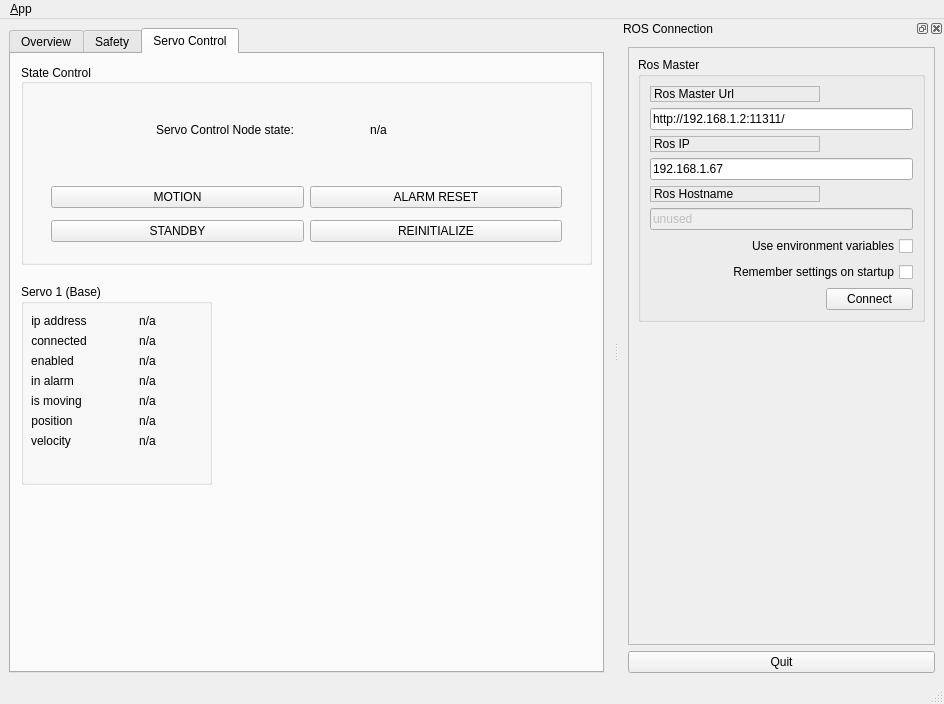
<?xml version="1.0" encoding="UTF-8"?>
<ui version="4.0">
 <class>MainWindowDesign</class>
 <widget class="QMainWindow" name="MainWindowDesign">
  <property name="geometry">
   <rect>
    <x>0</x>
    <y>0</y>
    <width>944</width>
    <height>704</height>
   </rect>
  </property>
  <property name="windowTitle">
   <string>QRosApp</string>
  </property>
  <property name="windowIcon">
   <iconset resource="../resources/images.qrc">
    <normaloff>:/images/icon.png</normaloff>:/images/icon.png</iconset>
  </property>
  <property name="locale">
   <locale language="English" country="Australia"/>
  </property>
  <widget class="QWidget" name="centralwidget">
   <layout class="QHBoxLayout">
    <item>
     <widget class="QTabWidget" name="tab_manager">
      <property name="sizePolicy">
       <sizepolicy hsizetype="Expanding" vsizetype="Expanding">
        <horstretch>0</horstretch>
        <verstretch>0</verstretch>
       </sizepolicy>
      </property>
      <property name="minimumSize">
       <size>
        <width>100</width>
        <height>0</height>
       </size>
      </property>
      <property name="locale">
       <locale language="English" country="Australia"/>
      </property>
      <property name="currentIndex">
       <number>2</number>
      </property>
      <widget class="QWidget" name="tab">
       <attribute name="title">
        <string>Overview</string>
       </attribute>
       <widget class="QGroupBox" name="groupBox_nodes">
        <property name="geometry">
         <rect>
          <x>10</x>
          <y>10</y>
          <width>571</width>
          <height>191</height>
         </rect>
        </property>
        <property name="title">
         <string>Nodes</string>
        </property>
        <widget class="QWidget" name="gridLayoutWidget">
         <property name="geometry">
          <rect>
           <x>10</x>
           <y>50</y>
           <width>551</width>
           <height>127</height>
          </rect>
         </property>
         <layout class="QGridLayout" name="gridLayout_node_states">
          <item row="1" column="0">
           <widget class="QLabel" name="label_safety_node_state_">
            <property name="font">
             <font>
              <family>Ubuntu</family>
              <weight>50</weight>
              <bold>false</bold>
             </font>
            </property>
            <property name="text">
             <string>Safety</string>
            </property>
            <property name="alignment">
             <set>Qt::AlignCenter</set>
            </property>
           </widget>
          </item>
          <item row="1" column="1">
           <widget class="QLabel" name="label_safety_node_state">
            <property name="text">
             <string>n/a</string>
            </property>
            <property name="alignment">
             <set>Qt::AlignCenter</set>
            </property>
           </widget>
          </item>
          <item row="0" column="1">
           <widget class="QLabel" name="label_node_states_state_">
            <property name="font">
             <font>
              <weight>50</weight>
              <bold>false</bold>
             </font>
            </property>
            <property name="text">
             <string>STATE</string>
            </property>
            <property name="alignment">
             <set>Qt::AlignCenter</set>
            </property>
           </widget>
          </item>
          <item row="2" column="0">
           <widget class="QLabel" name="label_servos_node_state_">
            <property name="font">
             <font>
              <family>Ubuntu</family>
              <weight>50</weight>
              <bold>false</bold>
             </font>
            </property>
            <property name="text">
             <string>Servo Control</string>
            </property>
            <property name="alignment">
             <set>Qt::AlignCenter</set>
            </property>
           </widget>
          </item>
          <item row="2" column="1">
           <widget class="QLabel" name="label_servos_node_state">
            <property name="text">
             <string>n/a</string>
            </property>
            <property name="alignment">
             <set>Qt::AlignCenter</set>
            </property>
           </widget>
          </item>
          <item row="0" column="0">
           <widget class="QLabel" name="label_node_states_node_">
            <property name="font">
             <font>
              <weight>50</weight>
              <bold>false</bold>
             </font>
            </property>
            <property name="text">
             <string>NODE </string>
            </property>
            <property name="alignment">
             <set>Qt::AlignCenter</set>
            </property>
           </widget>
          </item>
         </layout>
        </widget>
       </widget>
      </widget>
      <widget class="QWidget" name="tab_safety">
       <attribute name="title">
        <string>Safety</string>
       </attribute>
       <widget class="QGroupBox" name="groupBox_safety_state_control">
        <property name="geometry">
         <rect>
          <x>10</x>
          <y>10</y>
          <width>571</width>
          <height>201</height>
         </rect>
        </property>
        <property name="sizePolicy">
         <sizepolicy hsizetype="Preferred" vsizetype="Preferred">
          <horstretch>0</horstretch>
          <verstretch>0</verstretch>
         </sizepolicy>
        </property>
        <property name="title">
         <string>State Control</string>
        </property>
        <property name="alignment">
         <set>Qt::AlignLeading|Qt::AlignLeft|Qt::AlignVCenter</set>
        </property>
        <widget class="QWidget" name="gridLayoutWidget_2">
         <property name="geometry">
          <rect>
           <x>30</x>
           <y>110</y>
           <width>511</width>
           <height>81</height>
          </rect>
         </property>
         <layout class="QGridLayout" name="gridLayout_2">
          <property name="horizontalSpacing">
           <number>6</number>
          </property>
          <property name="verticalSpacing">
           <number>0</number>
          </property>
          <item row="0" column="0">
           <widget class="QPushButton" name="pushButton_safety_arm">
            <property name="layoutDirection">
             <enum>Qt::LeftToRight</enum>
            </property>
            <property name="autoFillBackground">
             <bool>false</bool>
            </property>
            <property name="text">
             <string>ARM</string>
            </property>
            <property name="default">
             <bool>false</bool>
            </property>
            <property name="flat">
             <bool>false</bool>
            </property>
           </widget>
          </item>
          <item row="1" column="0">
           <widget class="QPushButton" name="pushButton_safety_disarm">
            <property name="layoutDirection">
             <enum>Qt::LeftToRight</enum>
            </property>
            <property name="autoFillBackground">
             <bool>false</bool>
            </property>
            <property name="text">
             <string>DISARM</string>
            </property>
            <property name="default">
             <bool>false</bool>
            </property>
            <property name="flat">
             <bool>false</bool>
            </property>
           </widget>
          </item>
          <item row="0" column="1">
           <widget class="QPushButton" name="pushButton_safety_reset">
            <property name="layoutDirection">
             <enum>Qt::LeftToRight</enum>
            </property>
            <property name="autoFillBackground">
             <bool>false</bool>
            </property>
            <property name="text">
             <string>SAFETY RESET</string>
            </property>
            <property name="default">
             <bool>false</bool>
            </property>
            <property name="flat">
             <bool>false</bool>
            </property>
           </widget>
          </item>
          <item row="1" column="1">
           <widget class="QPushButton" name="pushButton_safety_reinitialize">
            <property name="layoutDirection">
             <enum>Qt::LeftToRight</enum>
            </property>
            <property name="autoFillBackground">
             <bool>false</bool>
            </property>
            <property name="text">
             <string>REINITIALIZE</string>
            </property>
            <property name="default">
             <bool>false</bool>
            </property>
            <property name="flat">
             <bool>false</bool>
            </property>
           </widget>
          </item>
         </layout>
        </widget>
        <widget class="QWidget" name="gridLayoutWidget_3">
         <property name="geometry">
          <rect>
           <x>140</x>
           <y>40</y>
           <width>291</width>
           <height>51</height>
          </rect>
         </property>
         <layout class="QGridLayout" name="gridLayout_3">
          <item row="0" column="0">
           <widget class="QLabel" name="label_safety_node_state_t_">
            <property name="font">
             <font>
              <family>Ubuntu</family>
              <weight>50</weight>
              <bold>false</bold>
             </font>
            </property>
            <property name="text">
             <string>Safety Node state:</string>
            </property>
            <property name="alignment">
             <set>Qt::AlignCenter</set>
            </property>
           </widget>
          </item>
          <item row="0" column="1">
           <widget class="QLabel" name="label_safety_node_state_t">
            <property name="text">
             <string>n/a</string>
            </property>
            <property name="alignment">
             <set>Qt::AlignCenter</set>
            </property>
           </widget>
          </item>
         </layout>
        </widget>
       </widget>
      </widget>
      <widget class="QWidget" name="tab_servo_control">
       <attribute name="title">
        <string>Servo Control</string>
       </attribute>
       <widget class="QGroupBox" name="groupBox_servo_state_control">
        <property name="geometry">
         <rect>
          <x>10</x>
          <y>10</y>
          <width>571</width>
          <height>201</height>
         </rect>
        </property>
        <property name="sizePolicy">
         <sizepolicy hsizetype="Preferred" vsizetype="Preferred">
          <horstretch>0</horstretch>
          <verstretch>0</verstretch>
         </sizepolicy>
        </property>
        <property name="title">
         <string>State Control</string>
        </property>
        <property name="alignment">
         <set>Qt::AlignLeading|Qt::AlignLeft|Qt::AlignVCenter</set>
        </property>
        <widget class="QWidget" name="gridLayoutWidget_4">
         <property name="geometry">
          <rect>
           <x>30</x>
           <y>110</y>
           <width>511</width>
           <height>81</height>
          </rect>
         </property>
         <layout class="QGridLayout" name="gridLayout_4">
          <property name="horizontalSpacing">
           <number>6</number>
          </property>
          <property name="verticalSpacing">
           <number>0</number>
          </property>
          <item row="0" column="0">
           <widget class="QPushButton" name="pushButton_servos_motion">
            <property name="layoutDirection">
             <enum>Qt::LeftToRight</enum>
            </property>
            <property name="autoFillBackground">
             <bool>false</bool>
            </property>
            <property name="text">
             <string>MOTION</string>
            </property>
            <property name="default">
             <bool>false</bool>
            </property>
            <property name="flat">
             <bool>false</bool>
            </property>
           </widget>
          </item>
          <item row="1" column="0">
           <widget class="QPushButton" name="pushButton_servos_standby">
            <property name="layoutDirection">
             <enum>Qt::LeftToRight</enum>
            </property>
            <property name="autoFillBackground">
             <bool>false</bool>
            </property>
            <property name="text">
             <string>STANDBY</string>
            </property>
            <property name="default">
             <bool>false</bool>
            </property>
            <property name="flat">
             <bool>false</bool>
            </property>
           </widget>
          </item>
          <item row="0" column="1">
           <widget class="QPushButton" name="pushButton_servos_alrm_reset">
            <property name="layoutDirection">
             <enum>Qt::LeftToRight</enum>
            </property>
            <property name="autoFillBackground">
             <bool>false</bool>
            </property>
            <property name="text">
             <string>ALARM RESET</string>
            </property>
            <property name="default">
             <bool>false</bool>
            </property>
            <property name="flat">
             <bool>false</bool>
            </property>
           </widget>
          </item>
          <item row="1" column="1">
           <widget class="QPushButton" name="pushButton_servos_reinitialize">
            <property name="layoutDirection">
             <enum>Qt::LeftToRight</enum>
            </property>
            <property name="autoFillBackground">
             <bool>false</bool>
            </property>
            <property name="text">
             <string>REINITIALIZE</string>
            </property>
            <property name="default">
             <bool>false</bool>
            </property>
            <property name="flat">
             <bool>false</bool>
            </property>
           </widget>
          </item>
         </layout>
        </widget>
        <widget class="QWidget" name="gridLayoutWidget_5">
         <property name="geometry">
          <rect>
           <x>130</x>
           <y>40</y>
           <width>301</width>
           <height>51</height>
          </rect>
         </property>
         <layout class="QGridLayout" name="gridLayout_5">
          <item row="0" column="0">
           <widget class="QLabel" name="label_servos_node_state_t_">
            <property name="font">
             <font>
              <family>Ubuntu</family>
              <weight>50</weight>
              <bold>false</bold>
             </font>
            </property>
            <property name="text">
             <string>Servo Control Node state:</string>
            </property>
            <property name="alignment">
             <set>Qt::AlignCenter</set>
            </property>
           </widget>
          </item>
          <item row="0" column="1">
           <widget class="QLabel" name="label_servos_node_state_t">
            <property name="text">
             <string>n/a</string>
            </property>
            <property name="alignment">
             <set>Qt::AlignCenter</set>
            </property>
           </widget>
          </item>
         </layout>
        </widget>
       </widget>
       <widget class="QGroupBox" name="groupBox_servo_1">
        <property name="geometry">
         <rect>
          <x>10</x>
          <y>230</y>
          <width>191</width>
          <height>201</height>
         </rect>
        </property>
        <property name="title">
         <string>Servo 1 (Base)</string>
        </property>
        <widget class="QWidget" name="formLayoutWidget">
         <property name="geometry">
          <rect>
           <x>10</x>
           <y>30</y>
           <width>171</width>
           <height>161</height>
          </rect>
         </property>
         <layout class="QFormLayout" name="formLayout_servo_1">
          <item row="5" column="0">
           <widget class="QLabel" name="label_servo_1_pos_">
            <property name="text">
             <string>position</string>
            </property>
            <property name="alignment">
             <set>Qt::AlignCenter</set>
            </property>
           </widget>
          </item>
          <item row="6" column="0">
           <widget class="QLabel" name="label_servo_1_vel_">
            <property name="text">
             <string>velocity</string>
            </property>
            <property name="alignment">
             <set>Qt::AlignCenter</set>
            </property>
           </widget>
          </item>
          <item row="5" column="1">
           <widget class="QLabel" name="label_servo_1_pos">
            <property name="text">
             <string>n/a</string>
            </property>
            <property name="alignment">
             <set>Qt::AlignCenter</set>
            </property>
           </widget>
          </item>
          <item row="6" column="1">
           <widget class="QLabel" name="label_servo_1_vel">
            <property name="text">
             <string>n/a</string>
            </property>
            <property name="alignment">
             <set>Qt::AlignCenter</set>
            </property>
           </widget>
          </item>
          <item row="2" column="0">
           <widget class="QLabel" name="label_servo_1_enabled_">
            <property name="text">
             <string>enabled</string>
            </property>
            <property name="alignment">
             <set>Qt::AlignCenter</set>
            </property>
           </widget>
          </item>
          <item row="2" column="1">
           <widget class="QLabel" name="label_servo_1_enabled">
            <property name="text">
             <string>n/a</string>
            </property>
            <property name="alignment">
             <set>Qt::AlignCenter</set>
            </property>
           </widget>
          </item>
          <item row="1" column="0">
           <widget class="QLabel" name="label_servo_1_connected_">
            <property name="text">
             <string>connected</string>
            </property>
            <property name="alignment">
             <set>Qt::AlignCenter</set>
            </property>
           </widget>
          </item>
          <item row="1" column="1">
           <widget class="QLabel" name="label_servo_1_connected">
            <property name="text">
             <string>n/a</string>
            </property>
            <property name="alignment">
             <set>Qt::AlignCenter</set>
            </property>
           </widget>
          </item>
          <item row="0" column="0">
           <widget class="QLabel" name="label_servo_1_ip_">
            <property name="text">
             <string>ip address</string>
            </property>
            <property name="alignment">
             <set>Qt::AlignCenter</set>
            </property>
           </widget>
          </item>
          <item row="0" column="1">
           <widget class="QLabel" name="label_servo_1_ip">
            <property name="text">
             <string>n/a</string>
            </property>
            <property name="alignment">
             <set>Qt::AlignCenter</set>
            </property>
           </widget>
          </item>
          <item row="3" column="0">
           <widget class="QLabel" name="label_servo_1_alarm_">
            <property name="text">
             <string>in alarm</string>
            </property>
            <property name="alignment">
             <set>Qt::AlignCenter</set>
            </property>
           </widget>
          </item>
          <item row="3" column="1">
           <widget class="QLabel" name="label_servo_1_alarm">
            <property name="text">
             <string>n/a</string>
            </property>
            <property name="alignment">
             <set>Qt::AlignCenter</set>
            </property>
           </widget>
          </item>
          <item row="4" column="0">
           <widget class="QLabel" name="label_servo_1_moving_">
            <property name="text">
             <string>is moving</string>
            </property>
            <property name="alignment">
             <set>Qt::AlignCenter</set>
            </property>
           </widget>
          </item>
          <item row="4" column="1">
           <widget class="QLabel" name="label_servo_1_moving">
            <property name="text">
             <string>n/a</string>
            </property>
            <property name="alignment">
             <set>Qt::AlignCenter</set>
            </property>
           </widget>
          </item>
         </layout>
        </widget>
       </widget>
      </widget>
     </widget>
    </item>
   </layout>
  </widget>
  <widget class="QMenuBar" name="menubar">
   <property name="geometry">
    <rect>
     <x>0</x>
     <y>0</y>
     <width>944</width>
     <height>22</height>
    </rect>
   </property>
   <widget class="QMenu" name="menu_File">
    <property name="title">
     <string>&amp;App</string>
    </property>
    <addaction name="action_Preferences"/>
    <addaction name="separator"/>
    <addaction name="actionAbout"/>
    <addaction name="actionAbout_Qt"/>
    <addaction name="separator"/>
    <addaction name="action_Quit"/>
   </widget>
   <addaction name="menu_File"/>
  </widget>
  <widget class="QStatusBar" name="statusbar"/>
  <widget class="QDockWidget" name="dock_status">
   <property name="sizePolicy">
    <sizepolicy hsizetype="Minimum" vsizetype="Preferred">
     <horstretch>0</horstretch>
     <verstretch>0</verstretch>
    </sizepolicy>
   </property>
   <property name="minimumSize">
    <size>
     <width>325</width>
     <height>389</height>
    </size>
   </property>
   <property name="allowedAreas">
    <set>Qt::RightDockWidgetArea</set>
   </property>
   <property name="windowTitle">
    <string>ROS Connection</string>
   </property>
   <attribute name="dockWidgetArea">
    <number>2</number>
   </attribute>
   <widget class="QWidget" name="dockWidgetContents_2">
    <layout class="QVBoxLayout" name="verticalLayout">
     <item>
      <widget class="QFrame" name="frame">
       <property name="sizePolicy">
        <sizepolicy hsizetype="Minimum" vsizetype="Preferred">
         <horstretch>0</horstretch>
         <verstretch>0</verstretch>
        </sizepolicy>
       </property>
       <property name="frameShape">
        <enum>QFrame::StyledPanel</enum>
       </property>
       <property name="frameShadow">
        <enum>QFrame::Raised</enum>
       </property>
       <layout class="QVBoxLayout" name="verticalLayout_3">
        <item>
         <widget class="QGroupBox" name="groupBox">
          <property name="title">
           <string>Ros Master</string>
          </property>
          <layout class="QGridLayout" name="gridLayout">
           <item row="0" column="0">
            <widget class="QLabel" name="label">
             <property name="frameShape">
              <enum>QFrame::StyledPanel</enum>
             </property>
             <property name="frameShadow">
              <enum>QFrame::Raised</enum>
             </property>
             <property name="text">
              <string>Ros Master Url</string>
             </property>
            </widget>
           </item>
           <item row="1" column="0" colspan="2">
            <widget class="QLineEdit" name="line_edit_master">
             <property name="text">
              <string>http://192.168.1.2:11311/</string>
             </property>
            </widget>
           </item>
           <item row="2" column="0">
            <widget class="QLabel" name="label_2">
             <property name="frameShape">
              <enum>QFrame::StyledPanel</enum>
             </property>
             <property name="frameShadow">
              <enum>QFrame::Raised</enum>
             </property>
             <property name="text">
              <string>Ros IP</string>
             </property>
            </widget>
           </item>
           <item row="3" column="0" colspan="2">
            <widget class="QLineEdit" name="line_edit_host">
             <property name="text">
              <string>192.168.1.67</string>
             </property>
            </widget>
           </item>
           <item row="4" column="0">
            <widget class="QLabel" name="label_3">
             <property name="frameShape">
              <enum>QFrame::StyledPanel</enum>
             </property>
             <property name="frameShadow">
              <enum>QFrame::Raised</enum>
             </property>
             <property name="text">
              <string>Ros Hostname</string>
             </property>
            </widget>
           </item>
           <item row="5" column="0" colspan="2">
            <widget class="QLineEdit" name="line_edit_topic">
             <property name="enabled">
              <bool>false</bool>
             </property>
             <property name="text">
              <string>unused</string>
             </property>
            </widget>
           </item>
           <item row="6" column="0" colspan="2">
            <widget class="QCheckBox" name="checkbox_use_environment">
             <property name="layoutDirection">
              <enum>Qt::RightToLeft</enum>
             </property>
             <property name="text">
              <string>Use environment variables</string>
             </property>
            </widget>
           </item>
           <item row="7" column="0" colspan="2">
            <widget class="QCheckBox" name="checkbox_remember_settings">
             <property name="layoutDirection">
              <enum>Qt::RightToLeft</enum>
             </property>
             <property name="text">
              <string>Remember settings on startup</string>
             </property>
            </widget>
           </item>
           <item row="8" column="0">
            <spacer name="horizontalSpacer">
             <property name="orientation">
              <enum>Qt::Horizontal</enum>
             </property>
             <property name="sizeHint" stdset="0">
              <size>
               <width>170</width>
               <height>21</height>
              </size>
             </property>
            </spacer>
           </item>
           <item row="8" column="1">
            <widget class="QPushButton" name="button_connect">
             <property name="enabled">
              <bool>true</bool>
             </property>
             <property name="sizePolicy">
              <sizepolicy hsizetype="MinimumExpanding" vsizetype="Fixed">
               <horstretch>0</horstretch>
               <verstretch>0</verstretch>
              </sizepolicy>
             </property>
             <property name="toolTip">
              <string>Set the target to the current joint trajectory state.</string>
             </property>
             <property name="statusTip">
              <string>Clear all waypoints and set the target to the current joint trajectory state.</string>
             </property>
             <property name="text">
              <string>Connect</string>
             </property>
            </widget>
           </item>
          </layout>
         </widget>
        </item>
        <item>
         <spacer name="verticalSpacer_3">
          <property name="orientation">
           <enum>Qt::Vertical</enum>
          </property>
          <property name="sizeHint" stdset="0">
           <size>
            <width>20</width>
            <height>233</height>
           </size>
          </property>
         </spacer>
        </item>
       </layout>
      </widget>
     </item>
     <item>
      <widget class="QPushButton" name="quit_button">
       <property name="sizePolicy">
        <sizepolicy hsizetype="MinimumExpanding" vsizetype="Fixed">
         <horstretch>0</horstretch>
         <verstretch>0</verstretch>
        </sizepolicy>
       </property>
       <property name="text">
        <string>Quit</string>
       </property>
      </widget>
     </item>
    </layout>
   </widget>
  </widget>
  <action name="action_Quit">
   <property name="text">
    <string>&amp;Quit</string>
   </property>
   <property name="shortcut">
    <string>Ctrl+Q</string>
   </property>
   <property name="shortcutContext">
    <enum>Qt::ApplicationShortcut</enum>
   </property>
  </action>
  <action name="action_Preferences">
   <property name="text">
    <string>&amp;Preferences</string>
   </property>
  </action>
  <action name="actionAbout">
   <property name="text">
    <string>&amp;About</string>
   </property>
  </action>
  <action name="actionAbout_Qt">
   <property name="text">
    <string>About &amp;Qt</string>
   </property>
  </action>
 </widget>
 <resources>
  <include location="../resources/images.qrc"/>
 </resources>
 <connections>
  <connection>
   <sender>action_Quit</sender>
   <signal>triggered()</signal>
   <receiver>MainWindowDesign</receiver>
   <slot>close()</slot>
   <hints>
    <hint type="sourcelabel">
     <x>-1</x>
     <y>-1</y>
    </hint>
    <hint type="destinationlabel">
     <x>399</x>
     <y>299</y>
    </hint>
   </hints>
  </connection>
  <connection>
   <sender>quit_button</sender>
   <signal>clicked()</signal>
   <receiver>MainWindowDesign</receiver>
   <slot>close()</slot>
   <hints>
    <hint type="sourcelabel">
     <x>859</x>
     <y>552</y>
    </hint>
    <hint type="destinationlabel">
     <x>469</x>
     <y>299</y>
    </hint>
   </hints>
  </connection>
 </connections>
</ui>
